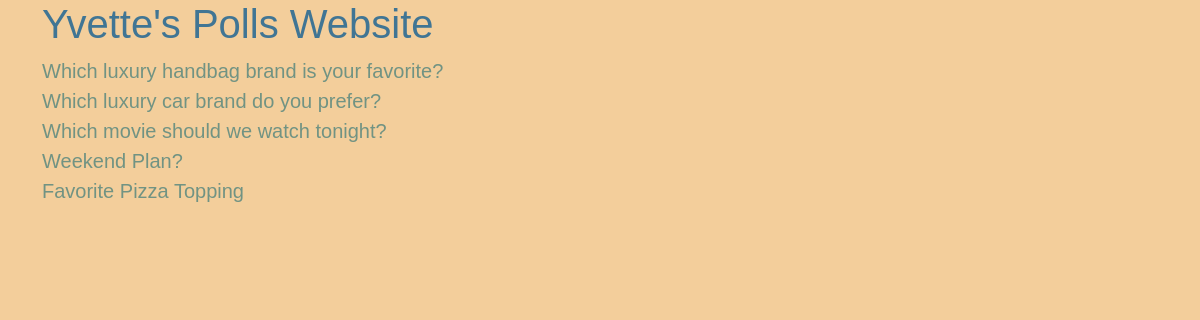
Before: /polls/ with the older database file.
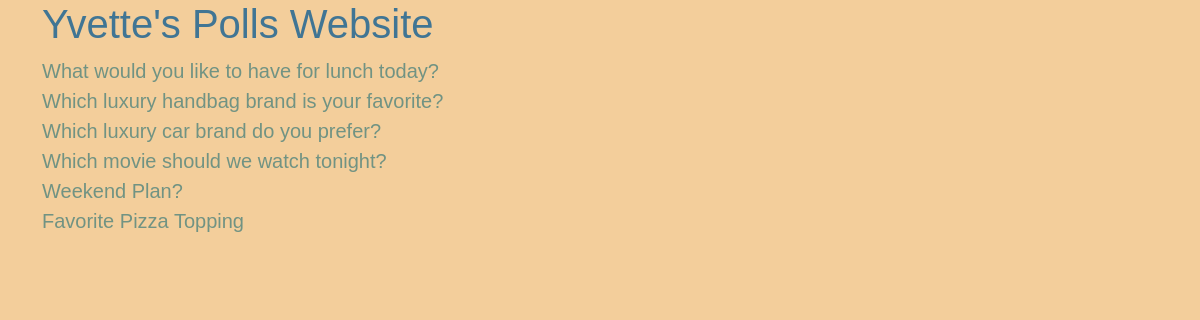
After: the same page with the newer database file.
### polls/models.py (models this page shows, shortened)
class Question(models.Model):
    question_text = models.CharField(max_length=200)
    pub_date = models.DateTimeField('date published')
    voter = models.CharField(max_length=50, null=True, blank=True)
    is_multiple_choice = models.BooleanField(default=False)

### polls/views.py (the view)
# urls.py: path('', views.IndexView.as_view(), name='index'),
class IndexView(generic.ListView):
    template_name = 'polls/index.html'
    context_object_name = 'latest_question_list'
    def get_queryset(self):
        return Question.objects.filter(pub_date__lte=timezone.now()).order_by('-pub_date')[:20]

### polls/templates/polls/index.html (shortened to what this page needs)
{% load static %}
<html>
<head>
    <link rel="stylesheet" href="{% static 'polls/style.css' %}">
    {% load bootstrap5 %}
    {% bootstrap_css %}
</head>
<body>
    <div class="container">
        <h1>Yvette's Polls Website</h1>
        {% if latest_question_list %}
            <ul class="list-unstyled">
            {% for question in latest_question_list %}
                <li><a class="text-decoration-none" href="{% url 'polls:detail' question.id %}">{{ question.question_text }}</a></li>
            {% endfor %}
            </ul>
        {% else %}
            <p>No polls are available.</p>
        {% endif %}
    </div>
</body>
</html>

Changed rows visible on the page:
added Question: question_text "What would you like to have for lunch today?"
